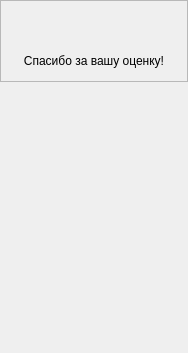
               <widget class="QWidget" name="page_6">
                <property name="geometry">
                 <rect>
                  <x>0</x>
                  <y>0</y>
                  <width>188</width>
                  <height>353</height>
                 </rect>
                </property>
                <attribute name="icon">
                 <iconset resource="icons.qrc">
                  <normaloff>:/icons/icons/chevron-down.svg</normaloff>:/icons/icons/chevron-down.svg</iconset>
                </attribute>
                <attribute name="label">
                 <string>Оценить приложение</string>
                </attribute>
                <layout class="QVBoxLayout" name="verticalLayout_13">
                 <property name="spacing">
                  <number>0</number>
                 </property>
                 <property name="leftMargin">
                  <number>0</number>
                 </property>
                 <property name="topMargin">
                  <number>0</number>
                 </property>
                 <property name="rightMargin">
                  <number>0</number>
                 </property>
                 <property name="bottomMargin">
                  <number>0</number>
                 </property>
                 <item alignment="Qt::AlignTop">
                  <widget class="QFrame" name="marc_frame">
                   <property name="frameShape">
                    <enum>QFrame::StyledPanel</enum>
                   </property>
                   <property name="frameShadow">
                    <enum>QFrame::Raised</enum>
                   </property>
                   <layout class="QVBoxLayout" name="verticalLayout_19">
                    <property name="spacing">
                     <number>0</number>
                    </property>
                    <property name="leftMargin">
                     <number>0</number>
                    </property>
                    <property name="topMargin">
                     <number>0</number>
                    </property>
                    <property name="rightMargin">
                     <number>0</number>
                    </property>
                    <property name="bottomMargin">
                     <number>0</number>
                    </property>
                    <item>
                     <widget class="QFrame" name="stars_frame">
                      <property name="minimumSize">
                       <size>
                        <width>0</width>
                        <height>40</height>
                       </size>
                      </property>
                      <property name="maximumSize">
                       <size>
                        <width>16777215</width>
                        <height>40</height>
                       </size>
                      </property>
                      <property name="styleSheet">
                       <string notr="true">border:none;</string>
                      </property>
                      <property name="frameShape">
                       <enum>QFrame::StyledPanel</enum>
                      </property>
                      <property name="frameShadow">
                       <enum>QFrame::Raised</enum>
                      </property>
                      <layout class="QHBoxLayout" name="horizontalLayout_8">
                       <property name="spacing">
                        <number>0</number>
                       </property>
                       <property name="leftMargin">
                        <number>0</number>
                       </property>
                       <property name="topMargin">
                        <number>0</number>
                       </property>
                       <property name="rightMargin">
                        <number>0</number>
                       </property>
                       <property name="bottomMargin">
                        <number>0</number>
                       </property>
                       <item>
                        <widget class="QPushButton" name="star1">
                         <property name="text">
                          <string/>
                         </property>
                         <property name="icon">
                          <iconset resource="icons.qrc">
                           <normaloff>:/icons/icons/star.svg</normaloff>:/icons/icons/star.svg</iconset>
                         </property>
                        </widget>
                       </item>
                       <item>
                        <widget class="QPushButton" name="star2">
                         <property name="text">
                          <string/>
                         </property>
                         <property name="icon">
                          <iconset resource="icons.qrc">
                           <normaloff>:/icons/icons/star.svg</normaloff>:/icons/icons/star.svg</iconset>
                         </property>
                        </widget>
                       </item>
                       <item>
                        <widget class="QPushButton" name="star3">
                         <property name="text">
                          <string/>
                         </property>
                         <property name="icon">
                          <iconset resource="icons.qrc">
                           <normaloff>:/icons/icons/star.svg</normaloff>:/icons/icons/star.svg</iconset>
                         </property>
                        </widget>
                       </item>
                       <item>
                        <widget class="QPushButton" name="star4">
                         <property name="text">
                          <string/>
                         </property>
                         <property name="icon">
                          <iconset resource="icons.qrc">
                           <normaloff>:/icons/icons/star.svg</normaloff>:/icons/icons/star.svg</iconset>
                         </property>
                        </widget>
                       </item>
                       <item>
                        <widget class="QPushButton" name="star5">
                         <property name="text">
                          <string/>
                         </property>
                         <property name="icon">
                          <iconset resource="icons.qrc">
                           <normaloff>:/icons/icons/star.svg</normaloff>:/icons/icons/star.svg</iconset>
                         </property>
                        </widget>
                       </item>
                      </layout>
                     </widget>
                    </item>
                    <item>
                     <widget class="QLabel" name="label_8">
                      <property name="minimumSize">
                       <size>
                        <width>0</width>
                        <height>40</height>
                       </size>
                      </property>
                      <property name="maximumSize">
                       <size>
                        <width>16777215</width>
                        <height>40</height>
                       </size>
                      </property>
                      <property name="text">
                       <string>Спасибо за вашу оценку!</string>
                      </property>
                      <property name="alignment">
                       <set>Qt::AlignCenter</set>
                      </property>
                     </widget>
                    </item>
                   </layout>
                  </widget>
                 </item>
                </layout>
               </widget>
